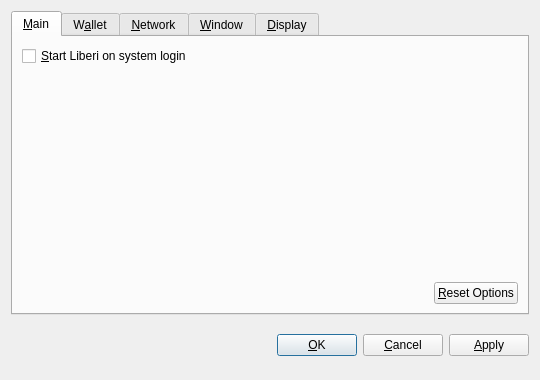
<?xml version="1.0" encoding="UTF-8"?>
<ui version="4.0">
 <class>OptionsDialog</class>
 <widget class="QDialog" name="OptionsDialog">
  <property name="geometry">
   <rect>
    <x>0</x>
    <y>0</y>
    <width>540</width>
    <height>380</height>
   </rect>
  </property>
  <property name="windowTitle">
   <string>Options</string>
  </property>
  <property name="modal">
   <bool>true</bool>
  </property>
  <layout class="QVBoxLayout" name="verticalLayout">
   <item>
    <widget class="QTabWidget" name="tabWidget">
     <property name="tabPosition">
      <enum>QTabWidget::North</enum>
     </property>
     <property name="currentIndex">
      <number>0</number>
     </property>
     <widget class="QWidget" name="tabMain">
      <attribute name="title">
       <string>&amp;Main</string>
      </attribute>
      <layout class="QVBoxLayout" name="verticalLayout_Main">
       <item>
        <widget class="QCheckBox" name="bitcoinAtStartup">
         <property name="toolTip">
          <string>Automatically start Liberi after logging in to the system.</string>
         </property>
         <property name="text">
          <string>&amp;Start Liberi on system login</string>
         </property>
        </widget>
       </item>
       <item>
        <spacer name="verticalSpacer_Main">
         <property name="orientation">
          <enum>Qt::Vertical</enum>
         </property>
         <property name="sizeHint" stdset="0">
          <size>
           <width>20</width>
           <height>40</height>
          </size>
         </property>
        </spacer>
       </item>
       <item>
        <layout class="QHBoxLayout" name="horizontalLayout_2_Main">
         <item>
          <spacer name="horizontalSpacer_2_Main">
           <property name="orientation">
            <enum>Qt::Horizontal</enum>
           </property>
           <property name="sizeHint" stdset="0">
            <size>
             <width>40</width>
             <height>20</height>
            </size>
           </property>
          </spacer>
         </item>
         <item>
          <widget class="QPushButton" name="resetButton">
           <property name="toolTip">
            <string>Reset all client options to default.</string>
           </property>
           <property name="text">
            <string>&amp;Reset Options</string>
           </property>
           <property name="autoDefault">
            <bool>false</bool>
           </property>
          </widget>
         </item>
        </layout>
       </item>
      </layout>
     </widget>
     <widget class="QWidget" name="tabWallet">
      <attribute name="title">
       <string>W&amp;allet</string>
      </attribute>
      <layout class="QVBoxLayout" name="verticalLayout_Network">
       <item>
        <widget class="QLabel" name="transactionFeeInfoLabel">
         <property name="text">
          <string>Optional transaction fee per kB that helps make sure your transactions are processed quickly. Most transactions are 1 kB.</string>
         </property>
         <property name="textFormat">
          <enum>Qt::PlainText</enum>
         </property>
         <property name="wordWrap">
          <bool>true</bool>
         </property>
        </widget>
       </item>
       <item>
        <layout class="QHBoxLayout" name="horizontalLayout_1_Main">
         <item>
          <widget class="QLabel" name="transactionFeeLabel">
           <property name="text">
            <string>Pay transaction &amp;fee</string>
           </property>
           <property name="textFormat">
            <enum>Qt::PlainText</enum>
           </property>
           <property name="buddy">
            <cstring>transactionFee</cstring>
           </property>
          </widget>
         </item>
         <item>
          <widget class="BitcoinAmountField" name="transactionFee"/>
         </item>
         <item>
          <spacer name="horizontalSpacer_1_Main">
           <property name="orientation">
            <enum>Qt::Horizontal</enum>
           </property>
           <property name="sizeHint" stdset="0">
            <size>
             <width>40</width>
             <height>20</height>
            </size>
           </property>
          </spacer>
         </item>
        </layout>
       </item>
       <item>
        <widget class="QLabel" name="label">
         <property name="text">
          <string>If you disable the spending of unconfirmed change, the change from a transaction cannot be used until that transaction has at least one confirmation. This also affects how your balance is computed.</string>
         </property>
         <property name="wordWrap">
          <bool>true</bool>
         </property>
        </widget>
       </item>
       <item>
        <widget class="QCheckBox" name="spendZeroConfChange">
         <property name="text">
          <string>Spend unconfirmed change  (experts only)</string>
         </property>
        </widget>
       </item>
       <item>
        <spacer name="verticalSpacer">
         <property name="orientation">
          <enum>Qt::Vertical</enum>
         </property>
         <property name="sizeHint" stdset="0">
          <size>
           <width>20</width>
           <height>40</height>
          </size>
         </property>
        </spacer>
       </item>
      </layout>
     </widget>
     <widget class="QWidget" name="tabNetwork">
      <attribute name="title">
       <string>&amp;Network</string>
      </attribute>
      <layout class="QVBoxLayout" name="verticalLayout_Network">
       <item>
        <widget class="QCheckBox" name="mapPortUpnp">
         <property name="toolTip">
          <string>Automatically open the Liberi client port on the router. This only works when your router supports UPnP and it is enabled.</string>
         </property>
         <property name="text">
          <string>Map port using &amp;UPnP</string>
         </property>
        </widget>
       </item>
       <item>
        <widget class="QCheckBox" name="connectSocks">
         <property name="toolTip">
          <string>Connect to the Liberi network through a SOCKS proxy (e.g. when connecting through Tor).</string>
         </property>
         <property name="text">
          <string>&amp;Connect through SOCKS proxy:</string>
         </property>
        </widget>
       </item>
       <item>
        <layout class="QHBoxLayout" name="horizontalLayout_Network">
         <item>
          <widget class="QLabel" name="proxyIpLabel">
           <property name="text">
            <string>Proxy &amp;IP:</string>
           </property>
           <property name="textFormat">
            <enum>Qt::PlainText</enum>
           </property>
           <property name="buddy">
            <cstring>proxyIp</cstring>
           </property>
          </widget>
         </item>
         <item>
          <widget class="QValidatedLineEdit" name="proxyIp">
           <property name="maximumSize">
            <size>
             <width>140</width>
             <height>16777215</height>
            </size>
           </property>
           <property name="toolTip">
            <string>IP address of the proxy (e.g. 127.0.0.1)</string>
           </property>
          </widget>
         </item>
         <item>
          <widget class="QLabel" name="proxyPortLabel">
           <property name="text">
            <string>&amp;Port:</string>
           </property>
           <property name="textFormat">
            <enum>Qt::PlainText</enum>
           </property>
           <property name="buddy">
            <cstring>proxyPort</cstring>
           </property>
          </widget>
         </item>
         <item>
          <widget class="QLineEdit" name="proxyPort">
           <property name="maximumSize">
            <size>
             <width>55</width>
             <height>16777215</height>
            </size>
           </property>
           <property name="toolTip">
            <string>Port of the proxy (e.g. 9050)</string>
           </property>
          </widget>
         </item>
         <item>
          <widget class="QLabel" name="socksVersionLabel">
           <property name="text">
            <string>SOCKS &amp;Version:</string>
           </property>
           <property name="textFormat">
            <enum>Qt::PlainText</enum>
           </property>
           <property name="buddy">
            <cstring>socksVersion</cstring>
           </property>
          </widget>
         </item>
         <item>
          <widget class="QValueComboBox" name="socksVersion">
           <property name="toolTip">
            <string>SOCKS version of the proxy (e.g. 5)</string>
           </property>
          </widget>
         </item>
         <item>
          <spacer name="horizontalSpacer_Network">
           <property name="orientation">
            <enum>Qt::Horizontal</enum>
           </property>
           <property name="sizeHint" stdset="0">
            <size>
             <width>40</width>
             <height>20</height>
            </size>
           </property>
          </spacer>
         </item>
        </layout>
       </item>
       <item>
        <spacer name="verticalSpacer_Network">
         <property name="orientation">
          <enum>Qt::Vertical</enum>
         </property>
         <property name="sizeHint" stdset="0">
          <size>
           <width>20</width>
           <height>40</height>
          </size>
         </property>
        </spacer>
       </item>
      </layout>
     </widget>
     <widget class="QWidget" name="tabWindow">
      <attribute name="title">
       <string>&amp;Window</string>
      </attribute>
      <layout class="QVBoxLayout" name="verticalLayout_Window">
       <item>
        <widget class="QCheckBox" name="minimizeToTray">
         <property name="toolTip">
          <string>Show only a tray icon after minimizing the window.</string>
         </property>
         <property name="text">
          <string>&amp;Minimize to the tray instead of the taskbar</string>
         </property>
        </widget>
       </item>
       <item>
        <widget class="QCheckBox" name="minimizeOnClose">
         <property name="toolTip">
          <string>Minimize instead of exit the application when the window is closed. When this option is enabled, the application will be closed only after selecting Quit in the menu.</string>
         </property>
         <property name="text">
          <string>M&amp;inimize on close</string>
         </property>
        </widget>
       </item>
       <item>
        <spacer name="verticalSpacer_Window">
         <property name="orientation">
          <enum>Qt::Vertical</enum>
         </property>
         <property name="sizeHint" stdset="0">
          <size>
           <width>20</width>
           <height>40</height>
          </size>
         </property>
        </spacer>
       </item>
      </layout>
     </widget>
     <widget class="QWidget" name="tabDisplay">
      <attribute name="title">
       <string>&amp;Display</string>
      </attribute>
      <layout class="QVBoxLayout" name="verticalLayout_Display">
       <item>
        <layout class="QHBoxLayout" name="horizontalLayout_1_Display">
         <item>
          <widget class="QLabel" name="langLabel">
           <property name="text">
            <string>User Interface &amp;language:</string>
           </property>
           <property name="textFormat">
            <enum>Qt::PlainText</enum>
           </property>
           <property name="buddy">
            <cstring>lang</cstring>
           </property>
          </widget>
         </item>
         <item>
          <widget class="QValueComboBox" name="lang">
           <property name="toolTip">
            <string>The user interface language can be set here. This setting will take effect after restarting Liberi.</string>
           </property>
          </widget>
         </item>
        </layout>
       </item>
       <item>
        <layout class="QHBoxLayout" name="horizontalLayout_2_Display">
         <item>
          <widget class="QLabel" name="unitLabel">
           <property name="text">
            <string>&amp;Unit to show amounts in:</string>
           </property>
           <property name="textFormat">
            <enum>Qt::PlainText</enum>
           </property>
           <property name="buddy">
            <cstring>unit</cstring>
           </property>
          </widget>
         </item>
         <item>
          <widget class="QValueComboBox" name="unit">
           <property name="toolTip">
            <string>Choose the default subdivision unit to show in the interface and when sending coins.</string>
           </property>
          </widget>
         </item>
        </layout>
       </item>
       <item>
        <widget class="QCheckBox" name="displayAddresses">
         <property name="toolTip">
          <string>Whether to show Liberi addresses in the transaction list or not.</string>
         </property>
         <property name="text">
          <string>&amp;Display addresses in transaction list</string>
         </property>
        </widget>
       </item>
       <item>
        <widget class="QCheckBox" name="coinControlFeatures">
         <property name="toolTip">
          <string>Whether to show coin control features or not.</string>
         </property>
         <property name="text">
          <string>Display coin &amp;control features (experts only!)</string>
         </property>
        </widget>
       </item>
       <item>
        <spacer name="verticalSpacer_Display">
         <property name="orientation">
          <enum>Qt::Vertical</enum>
         </property>
         <property name="sizeHint" stdset="0">
          <size>
           <width>20</width>
           <height>40</height>
          </size>
         </property>
        </spacer>
       </item>
      </layout>
     </widget>
    </widget>
   </item>
   <item>
    <layout class="QHBoxLayout" name="horizontalLayout_Buttons">
     <item>
      <spacer name="horizontalSpacer_1">
       <property name="orientation">
        <enum>Qt::Horizontal</enum>
       </property>
       <property name="sizeHint" stdset="0">
        <size>
         <width>40</width>
         <height>48</height>
        </size>
       </property>
      </spacer>
     </item>
     <item>
      <widget class="QLabel" name="statusLabel">
       <property name="font">
        <font>
         <weight>75</weight>
         <bold>true</bold>
        </font>
       </property>
       <property name="text">
        <string/>
       </property>
       <property name="textFormat">
        <enum>Qt::PlainText</enum>
       </property>
       <property name="wordWrap">
        <bool>true</bool>
       </property>
      </widget>
     </item>
     <item>
      <spacer name="horizontalSpacer_2">
       <property name="orientation">
        <enum>Qt::Horizontal</enum>
       </property>
       <property name="sizeHint" stdset="0">
        <size>
         <width>40</width>
         <height>48</height>
        </size>
       </property>
      </spacer>
     </item>
     <item>
      <widget class="QPushButton" name="okButton">
       <property name="text">
        <string>&amp;OK</string>
       </property>
      </widget>
     </item>
     <item>
      <widget class="QPushButton" name="cancelButton">
       <property name="text">
        <string>&amp;Cancel</string>
       </property>
       <property name="autoDefault">
        <bool>false</bool>
       </property>
      </widget>
     </item>
     <item>
      <widget class="QPushButton" name="applyButton">
       <property name="text">
        <string>&amp;Apply</string>
       </property>
       <property name="autoDefault">
        <bool>false</bool>
       </property>
      </widget>
     </item>
    </layout>
   </item>
  </layout>
 </widget>
 <customwidgets>
  <customwidget>
   <class>BitcoinAmountField</class>
   <extends>QSpinBox</extends>
   <header>bitcoinamountfield.h</header>
  </customwidget>
  <customwidget>
   <class>QValueComboBox</class>
   <extends>QComboBox</extends>
   <header>qvaluecombobox.h</header>
  </customwidget>
  <customwidget>
   <class>QValidatedLineEdit</class>
   <extends>QLineEdit</extends>
   <header>qvalidatedlineedit.h</header>
  </customwidget>
 </customwidgets>
 <resources/>
 <connections/>
</ui>
